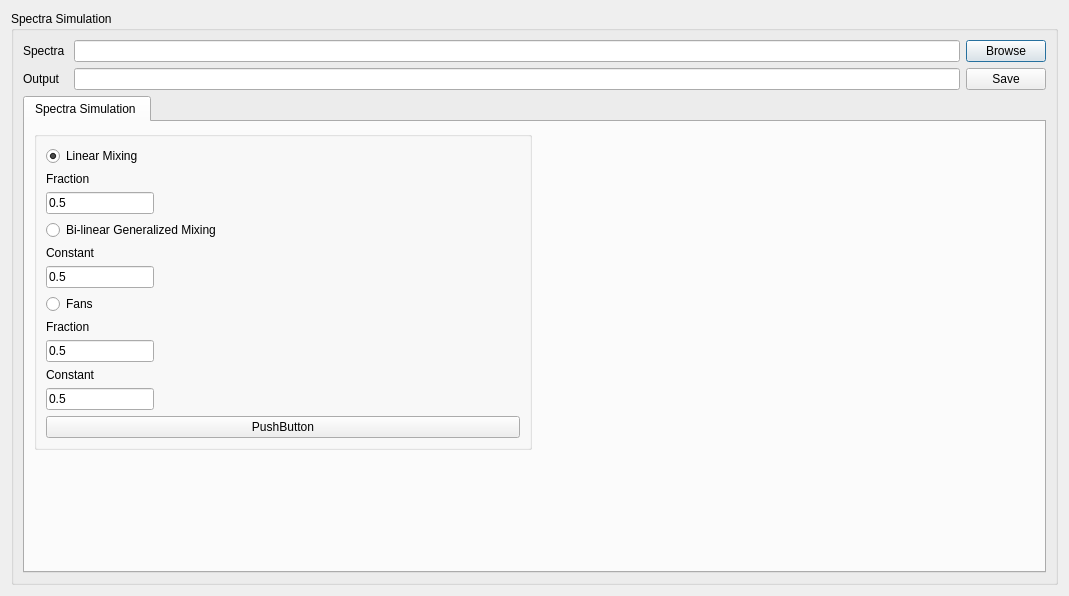
<?xml version="1.0" encoding="UTF-8"?>
<ui version="4.0">
 <class>Form</class>
 <widget class="QDialog" name="Form">
  <property name="geometry">
   <rect>
    <x>0</x>
    <y>0</y>
    <width>1069</width>
    <height>596</height>
   </rect>
  </property>
  <property name="windowTitle">
   <string>Timeseries Analysis</string>
  </property>
  <layout class="QGridLayout" name="gridLayout_5">
   <item row="0" column="0">
    <widget class="QGroupBox" name="groupBox">
     <property name="title">
      <string>Spectra Simulation</string>
     </property>
     <layout class="QGridLayout" name="gridLayout">
      <item row="0" column="0">
       <widget class="QLabel" name="label_70">
        <property name="text">
         <string>Spectra </string>
        </property>
       </widget>
      </item>
      <item row="0" column="2">
       <widget class="QPushButton" name="pushButton_4">
        <property name="text">
         <string>Browse</string>
        </property>
       </widget>
      </item>
      <item row="0" column="1">
       <widget class="QLineEdit" name="lineEdit_2"/>
      </item>
      <item row="1" column="0">
       <widget class="QLabel" name="label_72">
        <property name="text">
         <string>Output</string>
        </property>
       </widget>
      </item>
      <item row="1" column="2">
       <widget class="QPushButton" name="pushButton_6">
        <property name="text">
         <string>Save</string>
        </property>
       </widget>
      </item>
      <item row="1" column="1">
       <widget class="QLineEdit" name="lineEdit_3"/>
      </item>
      <item row="2" column="0" colspan="3">
       <widget class="QTabWidget" name="tabWidget_4">
        <property name="currentIndex">
         <number>0</number>
        </property>
        <widget class="QWidget" name="tab_29">
         <attribute name="title">
          <string>Spectra Simulation </string>
         </attribute>
         <layout class="QGridLayout" name="gridLayout_2">
          <item row="0" column="0">
           <layout class="QHBoxLayout" name="horizontalLayout_61">
            <item>
             <layout class="QVBoxLayout" name="verticalLayout_79">
              <item>
               <widget class="QGroupBox" name="groupBox_34">
                <property name="title">
                 <string/>
                </property>
                <layout class="QVBoxLayout" name="verticalLayout_80">
                 <item>
                  <widget class="QRadioButton" name="Linear_mixing_button">
                   <property name="text">
                    <string>Linear Mixing</string>
                   </property>
                   <property name="checked">
                    <bool>true</bool>
                   </property>
                  </widget>
                 </item>
                 <item>
                  <widget class="QLabel" name="label_73">
                   <property name="text">
                    <string>Fraction</string>
                   </property>
                   <property name="buddy">
                    <cstring></cstring>
                   </property>
                  </widget>
                 </item>
                 <item>
                  <widget class="QLineEdit" name="x1CoordEdit_11">
                   <property name="enabled">
                    <bool>true</bool>
                   </property>
                   <property name="sizePolicy">
                    <sizepolicy hsizetype="Fixed" vsizetype="Fixed">
                     <horstretch>0</horstretch>
                     <verstretch>0</verstretch>
                    </sizepolicy>
                   </property>
                   <property name="text">
                    <string>0.5</string>
                   </property>
                  </widget>
                 </item>
                 <item>
                  <layout class="QHBoxLayout" name="horizontalLayout_62"/>
                 </item>
                 <item>
                  <widget class="QRadioButton" name="radioButton">
                   <property name="text">
                    <string>Bi-linear Generalized Mixing</string>
                   </property>
                  </widget>
                 </item>
                 <item>
                  <widget class="QLabel" name="label">
                   <property name="text">
                    <string>Constant</string>
                   </property>
                  </widget>
                 </item>
                 <item>
                  <widget class="QLineEdit" name="x1CoordEdit_12">
                   <property name="enabled">
                    <bool>true</bool>
                   </property>
                   <property name="sizePolicy">
                    <sizepolicy hsizetype="Fixed" vsizetype="Fixed">
                     <horstretch>0</horstretch>
                     <verstretch>0</verstretch>
                    </sizepolicy>
                   </property>
                   <property name="text">
                    <string>0.5</string>
                   </property>
                  </widget>
                 </item>
                 <item>
                  <widget class="QRadioButton" name="radioButton_2">
                   <property name="text">
                    <string>Fans </string>
                   </property>
                  </widget>
                 </item>
                 <item>
                  <widget class="QLabel" name="label_74">
                   <property name="text">
                    <string>Fraction</string>
                   </property>
                   <property name="buddy">
                    <cstring></cstring>
                   </property>
                  </widget>
                 </item>
                 <item>
                  <widget class="QLineEdit" name="x1CoordEdit_13">
                   <property name="enabled">
                    <bool>true</bool>
                   </property>
                   <property name="sizePolicy">
                    <sizepolicy hsizetype="Fixed" vsizetype="Fixed">
                     <horstretch>0</horstretch>
                     <verstretch>0</verstretch>
                    </sizepolicy>
                   </property>
                   <property name="text">
                    <string>0.5</string>
                   </property>
                  </widget>
                 </item>
                 <item>
                  <widget class="QLabel" name="label_2">
                   <property name="text">
                    <string>Constant</string>
                   </property>
                  </widget>
                 </item>
                 <item>
                  <widget class="QLineEdit" name="x1CoordEdit_14">
                   <property name="enabled">
                    <bool>true</bool>
                   </property>
                   <property name="sizePolicy">
                    <sizepolicy hsizetype="Fixed" vsizetype="Fixed">
                     <horstretch>0</horstretch>
                     <verstretch>0</verstretch>
                    </sizepolicy>
                   </property>
                   <property name="text">
                    <string>0.5</string>
                   </property>
                  </widget>
                 </item>
                 <item>
                  <widget class="QPushButton" name="pushButton">
                   <property name="text">
                    <string>PushButton</string>
                   </property>
                  </widget>
                 </item>
                 <item>
                  <layout class="QHBoxLayout" name="horizontalLayout_63"/>
                 </item>
                </layout>
               </widget>
              </item>
              <item>
               <spacer name="verticalSpacer_29">
                <property name="orientation">
                 <enum>Qt::Vertical</enum>
                </property>
                <property name="sizeHint" stdset="0">
                 <size>
                  <width>20</width>
                  <height>178</height>
                 </size>
                </property>
               </spacer>
              </item>
             </layout>
            </item>
            <item>
             <widget class="QMatplotlibWidget" name="mplWidgetSpectral_5" native="true"/>
            </item>
           </layout>
          </item>
         </layout>
        </widget>
       </widget>
      </item>
     </layout>
    </widget>
   </item>
  </layout>
 </widget>
 <customwidgets>
  <customwidget>
   <class>QMatplotlibWidget</class>
   <extends>QWidget</extends>
   <header>Ui.qmatplotlibwidget</header>
   <container>1</container>
  </customwidget>
 </customwidgets>
 <resources/>
 <connections/>
</ui>
